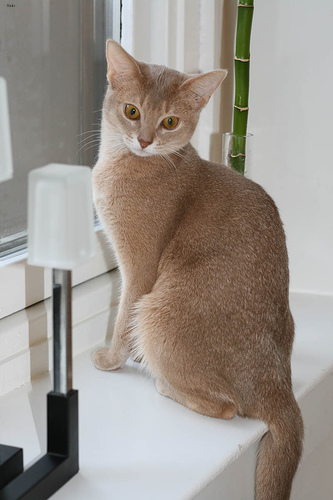
#> input picture dataset/Abyssinian_136.jpg, 333 x 500 px; its folder holds 4 pictures in this run
$ python main1.py
#> lines starting #> are read from the running program, lines starting #| are printed output that depends on the picture
import numpy as np
import matplotlib.pyplot as plt
import skimage.io
import os
from sklearn.neural_network import MLPRegressor
from sklearn.neural_network import MLPClassifier

IMAGE_REDUCED_SIZE = 64
FOLDER = '../dataset/'

def showImage(image):
    print(image.shape)
    fig = plt.figure()
    plt.imshow(image)
    plt.show()

if __name__ == "__main__":
    filenames = []
    classes = []
    for filename in os.listdir(FOLDER):
        if filename.endswith('.jpg'):
            filenames.append(FOLDER + filename)
            classes.append(filename.split('_')[0])
#> pass 2 of the loop `for filename in os.listdir(FOLDER):`:
#> pass 3 of the loop `for filename in os.listdir(FOLDER):`:
#> the loop made 4 passes; the first 3 are shown

    dataInputs = []
    for i in range(30):
        filename = filenames[i]
        example = skimage.io.imread(filename)
#> example is the input picture: shape (500, 333, 3); mean R, G, B 154.7, 147.2, 139.9
        example = skimage.transform.resize(example, (IMAGE_REDUCED_SIZE, IMAGE_REDUCED_SIZE))
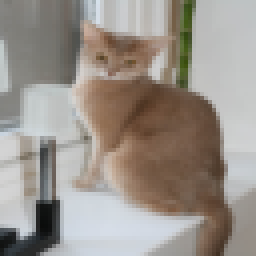
#> example: shape (64, 64, 3) float64 (shown 4 times larger); mean R, G, B 0.606, 0.577, 0.549

        showImage(example)
#| (64, 64, 3)

        line = example.reshape(1, -1)
        dataInputs.append(line[0])
        print(line.shape)
#| (1, 12288)
        print(line)
#> (printed output is left out)

        example = line.reshape(IMAGE_REDUCED_SIZE, IMAGE_REDUCED_SIZE, -1)
        showImage(example)
#| (64, 64, 3)
#> pass 2 of the loop `for i in range(30):`:
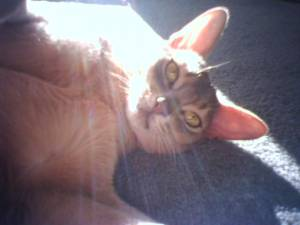
#> input picture dataset/Abyssinian_193.jpg, 300 x 225 px
#> example is the input picture: shape (225, 300, 3); mean R, G, B 126, 112.9, 121.6
#> `example = skimage.transform.resize(example, (IMAGE_REDUCED_SIZE, IMAGE..`:
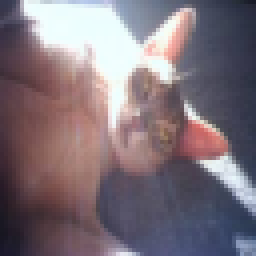
#> example: shape (64, 64, 3) float64 (shown 4 times larger); mean R, G, B 0.494, 0.443, 0.477
#| (64, 64, 3)
#| (1, 12288)
#> (printed output is left out)
#| (64, 64, 3)
#> pass 3 of the loop `for i in range(30):`:
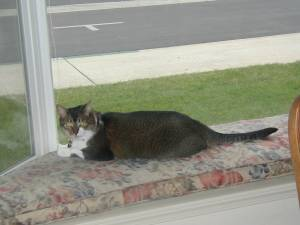
#> input picture dataset/Abyssinian_196.jpg, 300 x 225 px
#> example is the input picture: shape (225, 300, 3); mean R, G, B 145.2, 146.3, 132.2
#> `example = skimage.transform.resize(example, (IMAGE_REDUCED_SIZE, IMAGE..`:
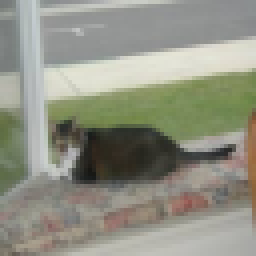
#> example: shape (64, 64, 3) float64 (shown 4 times larger); mean R, G, B 0.57, 0.574, 0.519
#| (64, 64, 3)
#| (1, 12288)
#> (printed output is left out)
#| (64, 64, 3)
#> (the run stopped early here; a loop or call above may not have finished)
